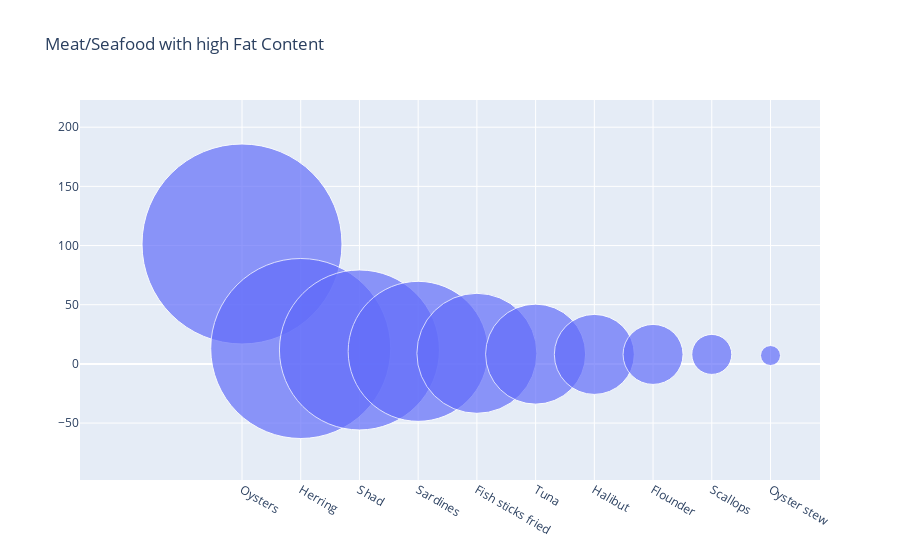

The notebook cell saved with this chart:
### Markdown cell above
### Seafood and meat always is known for having good fat content. Let's find out the fattiest of the fishes

### Code cell
top_10_fattest= meat.sort_values(by='Fat', ascending=False)
top_10_fattest=top_10_fattest.head(10)
fig = go.Figure(data=[go.Scatter(
    x=top_10_fattest['Food'], y=top_10_fattest['Fat'],
    mode='markers',
    marker_size=[200,180,160,140,120, 100 ,80 , 60 ,40,20])
])
fig.update_layout(title='Meat/Seafood with high Fat Content')
fig.show()

### Figure 1 — Plotly figure (JSON) as saved in the notebook; plotly's stock layout.template omitted (floating-point values rounded to 4 significant figures)
{"data": [{"marker": {"size": [200, 180, 160, 140, 120, 100, 80, 60, 40, 20]}, "mode": "markers", "type": "scatter", "x": ["Oysters", "Herring", "Shad", "Sardines", "Fish sticks fried", "Tuna", "Halibut", "Flounder", "Scallops", "Oyster stew"], "y": [101.3, 13, 11.76, 10.59, 8.929, 8.235, 8, 8, 8, 7.059]}], "layout": {"title": {"text": "Meat/Seafood with high Fat Content"}}}
